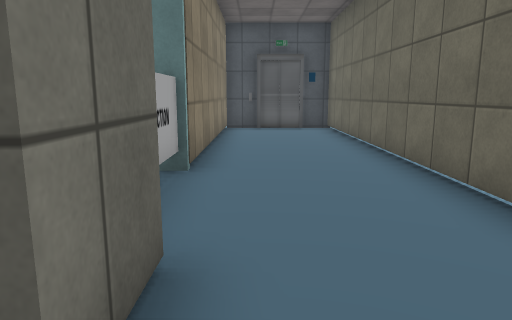
[1] (above)

24 first-person views from a walk through a 3-D level made in the Unity game engine. The camera is 1.2 m above the floor, tilts 10° down and sees 70° across. The floor is counted in squares, 1 m on a side. Each view is taken from the middle of a square. On the plan, view 1 faces up. The plan holds only what a view shows up to about 15 squares ahead; the rest is blank. The place goes on beyond the plan. The player character is not drawn. Some surface patterns are stand-ins.

[2]
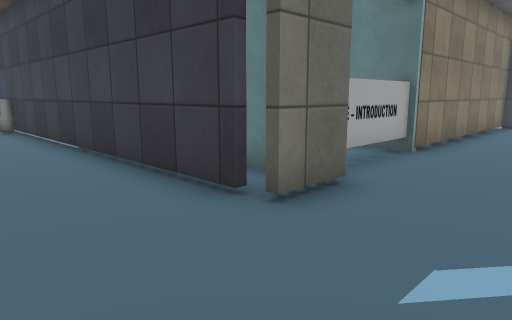

[3]
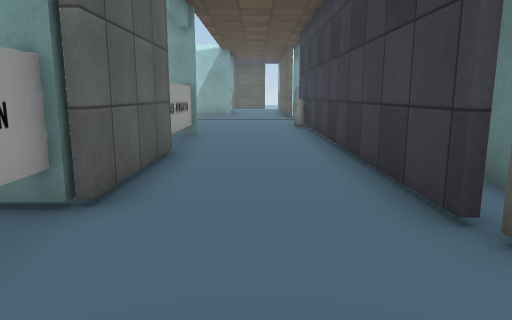

[4]
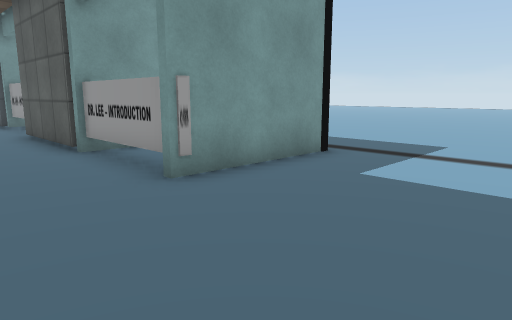

[5]
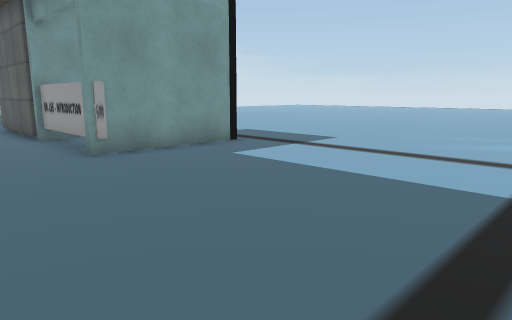

[6]
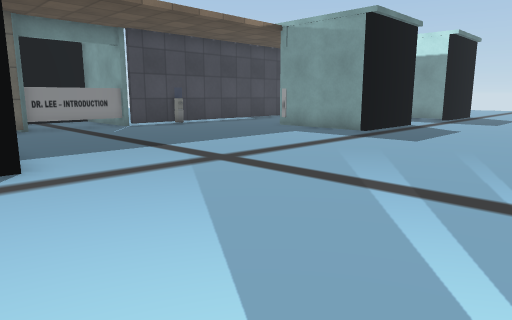

[7]
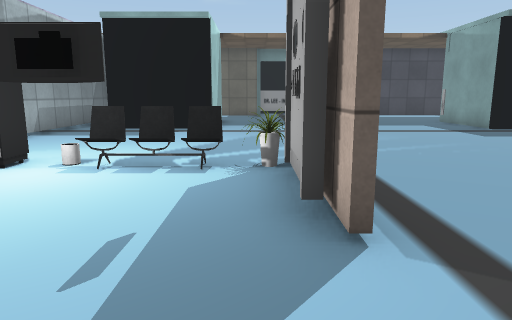

[8]
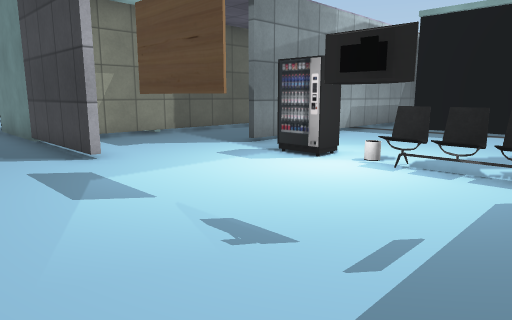

[9]
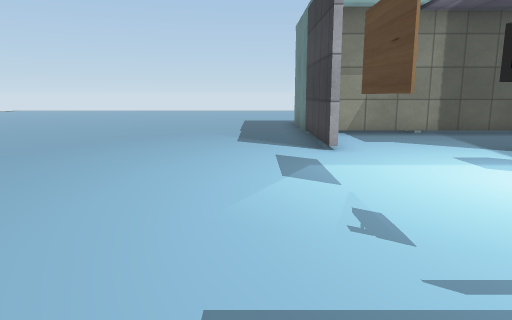

[10]
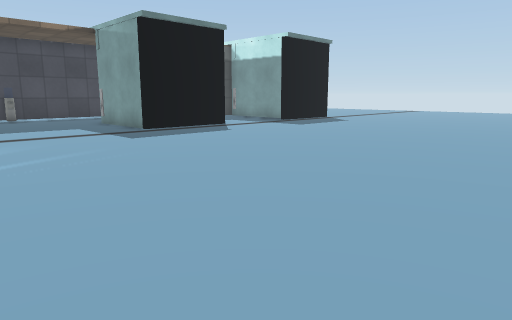

[11]
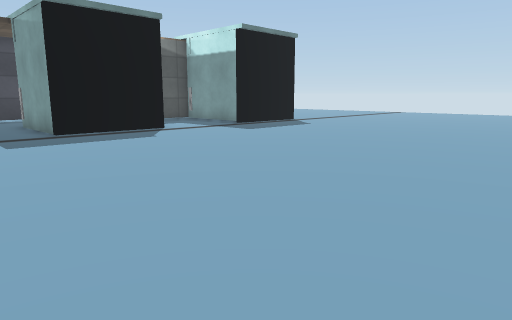

[12]
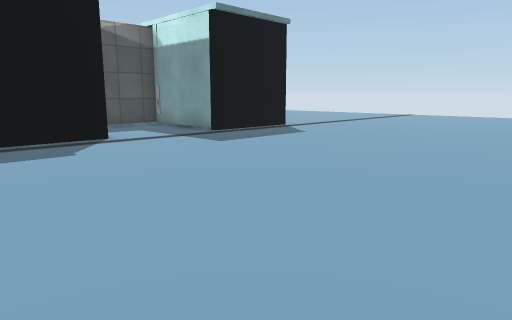

[13]
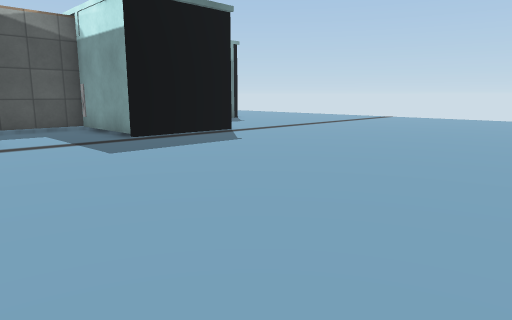

[14]
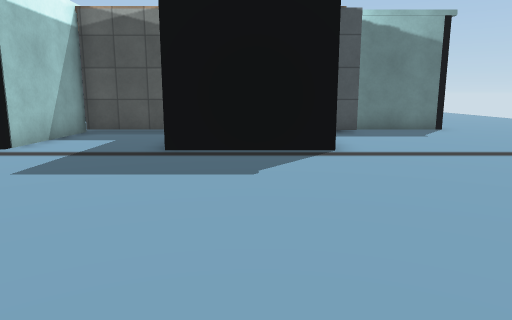

[15]
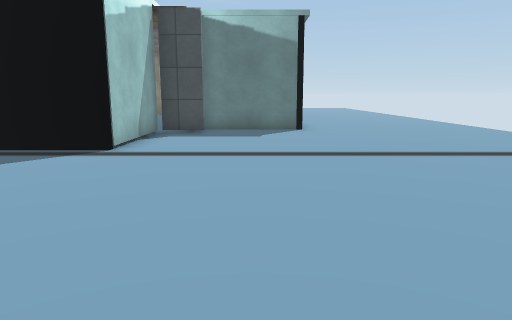

[16]
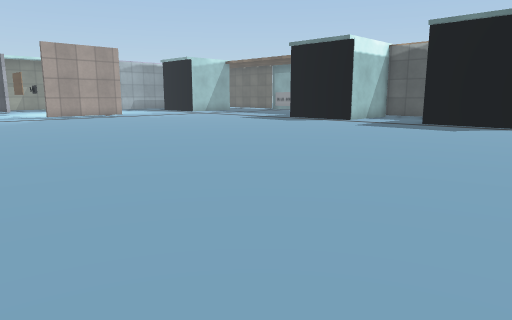

[17]
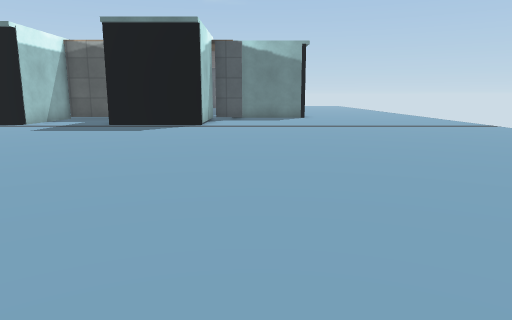

[18]
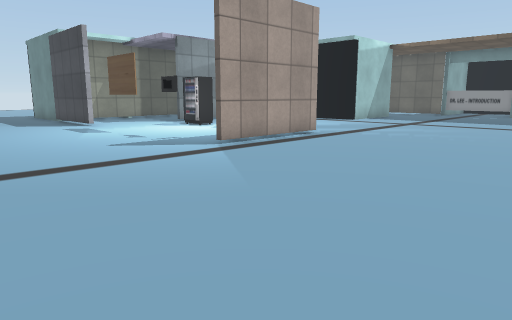

[19]
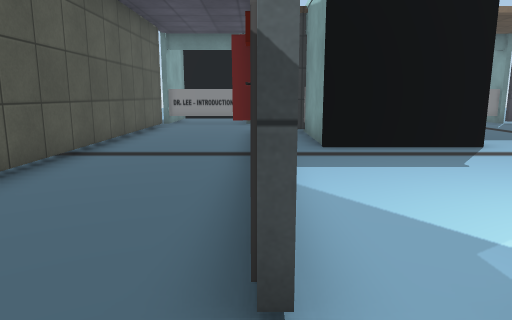

[20]
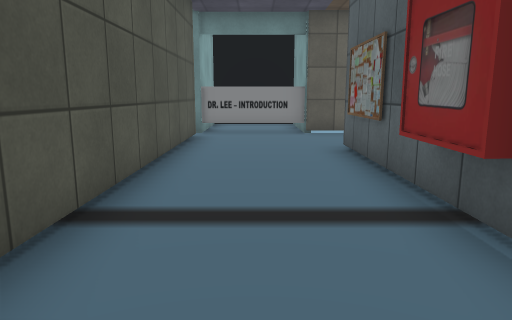

[21]
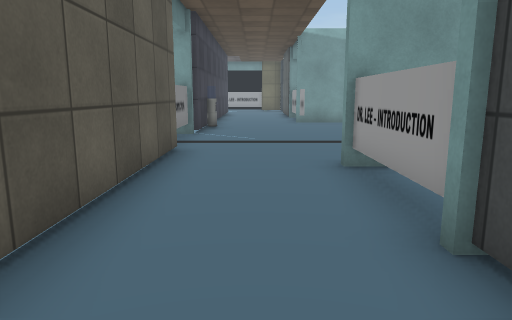

[22]
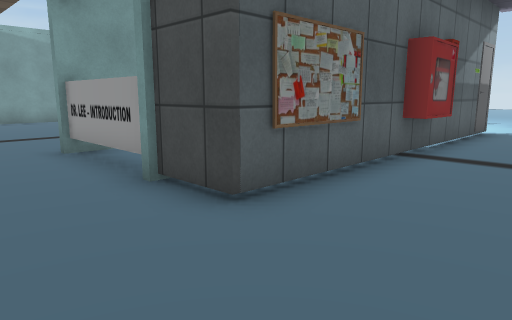

[23]
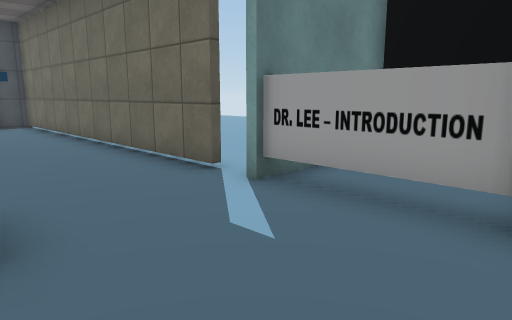

[24]
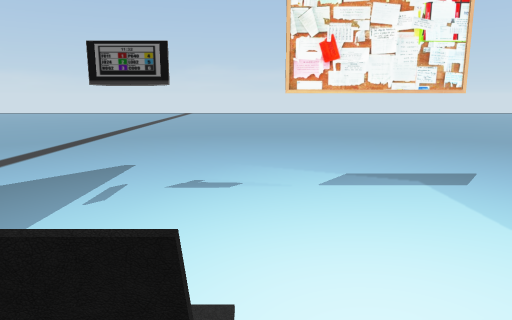

### Floor plan
Points are (right, up) in squares from view 1. A wall is a line through its corners. A room is listed if a view was taken in it or the views show most of it. See-through windows are left out.
Room 1 (views 1, 2, 3, 4, 5, 6, 7, 8, 9, 10, 11, 12, 13, 14, 15, 16, 17, 18, 19, 20, 21, 22, 23, 24)
walls: (-17, -13.1) (-17, -17.2); (-2, -7) (-2, -3.2) (1.8, -3.2) (1.8, -7) (-2, -7); (-5.9, -2.6) (-1.8, -2.6); (-17.5, -16.6) (-17.5, -14.3); (-17.2, -17.2) (-17.2, -16); (-2, -3) (-5.7, -3) (-5.7, -6.8) (-9.4, -6.8) (-9.4, -3) (-5.7, -3); (-19.6, -4.8) (-19.6, -6.5) (-23.4, -6.5); (-12.4, 0.9) (-14.4, 0.9); (-22.1, -13.4) (-22.1, -14.1) (-23.2, -14.1); (-14.4, 1.1) (-17.8, 1.1); (1.6, -3) (2.2, -3); (-17.6, 0.9) (-29, 0.9); (-24.8, -12.2) (-24.8, -13.4); (-1.1, 0.9) (-11.4, 0.9); (-25, -13.4) (-25, -4.6); (-24.8, -6.5) (-24.8, -9.2); (3.4, -3) (1.8, -3); (2.7, -1.5) (2.7, 2); (-25, -17.4) (-29.5, -17.4); (-0.6, 2.5) (-0.6, 1); (-25, -3.6) (-25, -2.6) (-19.5, -2.6); (2.7, 2.6) (2.7, 13.7) (1.8, 13.7); (-1.2, 5.9) (-1.2, 3.4); (6.8, -1.9) (3.1, -1.9); (-28.8, -0.1) (-28.8, -16.4); (0.1, 13.7) (-1.1, 13.7) (-1.1, 5.8)
ways out: opening at (-24, -5.5) to room 2; gap at (-22, -14); gap at (3, 3)
objects: other object (-23, -17) to (-22, -17); TV (-20, -17) to (-19, -17); chair (-20, -13); plant (-18, -14)
Room 2 (no view inside)
walls: (-24.8, -4.6) (-24.8, -6.5); (-25, -4.6) (-25, -3.6); (-23.4, -6.5) (-23.4, -2.5)
ways out: opening at (-24, -5.5) to room 1

Positions as (right, up) in squares from view 1, and headings:
1: (0, 0), facing up
2: (2, -2), facing up-left
3: (2, -1), facing left
4: (-14, 0), facing down-right
5: (-17, 0), facing down-right
6: (-21, -13), facing up-right
7: (-18, -20), facing up
8: (-18, -20), facing up-left
9: (-17, -19), facing left
10: (-16, -19), facing up-right
11: (-13, -19), facing up-right
12: (-10, -17), facing up-right
13: (-7, -17), facing up-right
14: (0, -15), facing up
15: (5, -15), facing up
16: (4, -23), facing up-left
17: (4, -22), facing up
18: (-10, -23), facing up-left
19: (-25, -15), facing up
20: (-27, -11), facing up
21: (-26, -1), facing right
22: (-28, 0), facing down-right
23: (-1, -2), facing up-right
24: (-21, -13), facing down
